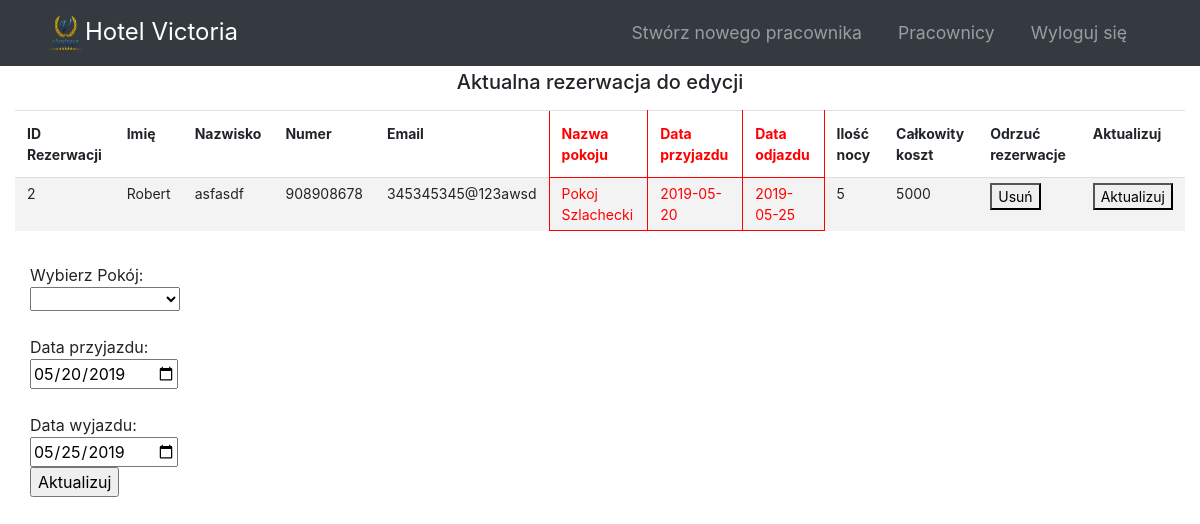
/update.php?id=2 (signed in), run on the app's committed database.
### tables this page shows
CREATE TABLE `raccept` (
  `id_rezerwacji` int(11) NOT NULL,
  `id_klienta` smallint(6) DEFAULT NULL,
  `id_pokoju` smallint(6) DEFAULT NULL,
  `od` date DEFAULT NULL,
  `do` date DEFAULT NULL,
  `ilosc_dni` int(11) NOT NULL,
  `cenarazem` int(11) NOT NULL
);

CREATE TABLE `klienci` (
  `id_klienta` int(11) NOT NULL,
  `imie` varchar(50) NOT NULL,
  `nazwisko` varchar(50) NOT NULL,
  `numer` int(11) DEFAULT NULL,
  `email` varchar(50) DEFAULT NULL
);

CREATE TABLE `pokoje` (
  `id_pokoju` int(11) NOT NULL,
  `nazwa_pokoju` varchar(50) NOT NULL,
  `cena` int(11) NOT NULL,
  `czy_wolny` tinyint(1) DEFAULT NULL
);

### update.php (the view, shortened to what this page needs)
<!DOCTYPE html>
<html lang="pl" dir="ltr">
  <head>
    <link rel="stylesheet" href="style.css">
    <link href="vendor/bootstrap/css/bootstrap.min.css" rel="stylesheet">
    <link href="vendor/bootstrap/css/bootstrap.css" rel="stylesheet">
    <link href="css/full-width-pics.css" rel="stylesheet">
  </head>
  <body style="padding-top:70px;">
    <nav class="navbar navbar-expand-lg navbar-dark bg-dark fixed-top">
      <div class="container">
        <a class="navbar-brand" href="paneladmin.php"><img class="logom" src="img/logom.png">Hotel Victoria</a>
        <div class="collapse navbar-collapse" id="navbarResponsive">
          <ul class="navbar-nav ml-auto">
            <li class="nav-item">
              <a class="nav-link" href="rejestracja.php">Stwórz nowego pracownika</a>
            </li>
            <li class="nav-item">
              <a  class="nav-link" href="pracownicy.php">Pracownicy</a>
            </li>
            <li class="nav-item">
              <a class="nav-link" href="logout.php">Wyloguj się</a>
            </li>
          </ul>
        </div>
      </div>
    </nav>
    <div class="col-12">
<?php
$id = $_GET['id'];
require_once "connect.php";
$conn = @new mysqli($host,$db_user,$db_password,$db_name);
  echo "<h5 class='text-center'>"."<p>Aktualna rezerwacja do edycji</p>"."</h5>";
      $danerazbazy=$conn->query("SELECT * FROM raccept WHERE id_rezerwacji=$id");
      if($danerazbazy->num_rows>0)
      {
        echo "<div class='table-responsive'>";
        echo "<table class='table'>";
				echo "<tr>";
				echo "<th>ID Rezerwacji</th>";
				echo "<th>Imię</th>";
				echo "<th>Nazwisko</th>";
        echo "<th>Numer</th>";
        echo "<th>Email</th>";
        echo "<th class='edit'>Nazwa pokoju</th>";
        echo "<th class='edit'>Data przyjazdu</th>";
        echo "<th class='edit'>Data odjazdu</th>";
        echo "<th>Ilość nocy</th>";
        echo "<th>Całkowity koszt</th>";
        echo "<th>Odrzuć rezerwacje</th>";
        echo "<th>Aktualizuj</th>";
				echo "</tr>";
        while($row=$danerazbazy->fetch_assoc())
        {
          $danekzbazy=$conn->query("SELECT * FROM klienci,raccept WHERE klienci.id_klienta=raccept.id_klienta");
          $danek=$danekzbazy->fetch_assoc();
          $danepzbazy=$conn->query("SELECT * FROM pokoje,raccept WHERE pokoje.id_pokoju=raccept.id_pokoju");
          $danep=$danepzbazy->fetch_assoc();
          $imie=$danek['imie'];
          $nazwisko=$danek['nazwisko'];
          $numer=$danek['numer'];
          $email=$danek['email'];
          $nazwa_pokoju=$danep['nazwa_pokoju'];
          $od=$row['od'];
          $do=$row['do'];
          echo "<tr>";
          echo "<td>" . $row['id_rezerwacji'] .'    '. "</td>";
          echo "<td>" . $imie ."</td>";
          echo "<td>" . $nazwisko. "</td>";
          echo "<td>" . $numer. "</td>";
          echo "<td>" . $email. "</td>";
          echo "<td class='edit'>" . $nazwa_pokoju. "</td>";
          echo "<td class='edit'>" . $row['od']. "</td>";
          echo "<td class='edit'>" . $row['do']. "</td>";
          echo "<td>" . $row['ilosc_dni']. "</td>";
          echo "<td>" . $row['cenarazem']. "</td>";
          echo "<td><a href='usunrezerwacjea.php?id=".$row['id_rezerwacji']."'><button>Usuń</button></a></td>";
          echo "<td><a href='update.php?id=".$row['id_rezerwacji']."'><button>Aktualizuj</button></a></td>";
          echo "</tr>";
        }
        echo "</table>";
        echo "</div>";
      }
      else {
        echo "Błąd rezerwacji";
        header('Location: paneladmin.php');
        exit();
      }
 ?>
 <form class="rezerwacja" action="#" method="POST">
 <div class="col-md-4">
   Wybierz Pokój:</br>
 <select name="wybranyPokoj">
   <option value="pusto"></option>
  <option value="Pokoj Krolewski">Pokoj Krolewski</option>
</select>
</div>
<div class="col-md-4">
Data przyjazdu:</br>
<input type="date" name="dataod" value="<?php echo $od; ?>" required>
</div>
<div class="col-md-4">
Data wyjazdu:</br>
<input type="date" name="datado" value="<?php echo $do; ?>"  required ></br>
<input type="submit" name="submit" value="Aktualizuj">
</div>
</form>
</div>
</body>
</html>

### style.css (style rules this page uses)
html, body { height: 100%; }
.rezerwacja { margin-top:20px; }
.logom { width: 40px; height: 40px; }
.navbar { padding: .8rem; }
.navbar-nav li { padding-right: 20px; }
.nav-link { font-size: 1.1em !important }
.navbar-brand { font-size: 1.5em !important }

### css/full-width-pics.css (style rules this page uses)
body { padding-top: 56px; }

### update.php (style rules this page uses)
.edit { border: 1px solid red; color:red; }
.table { width: 100%; border-collapse: collapse; border-spacing: 0; margin-bottom: 1%; }
.table td,th { font-size: 14px; border-top: 1px solid #ddd; padding: 5px 12px; text-align: left; vertical-align: top; }
.table tbody tr:nth-child(even) td { background-color: #f3f3f3; }

### data on the page
raccept: id_rezerwacji "2", id_klienta.imie "Robert", id_klienta.nazwisko "asfasdf", id_klienta.numer "908908678", id_klienta.email "345345345@123awsd", id_pokoju.nazwa_pokoju "Pokoj Szlachecki", od "2019-05-20", do "2019-05-25", ilosc_dni "5", cenarazem "5000", dataod "05/20/2019", datado "05/25/2019"
